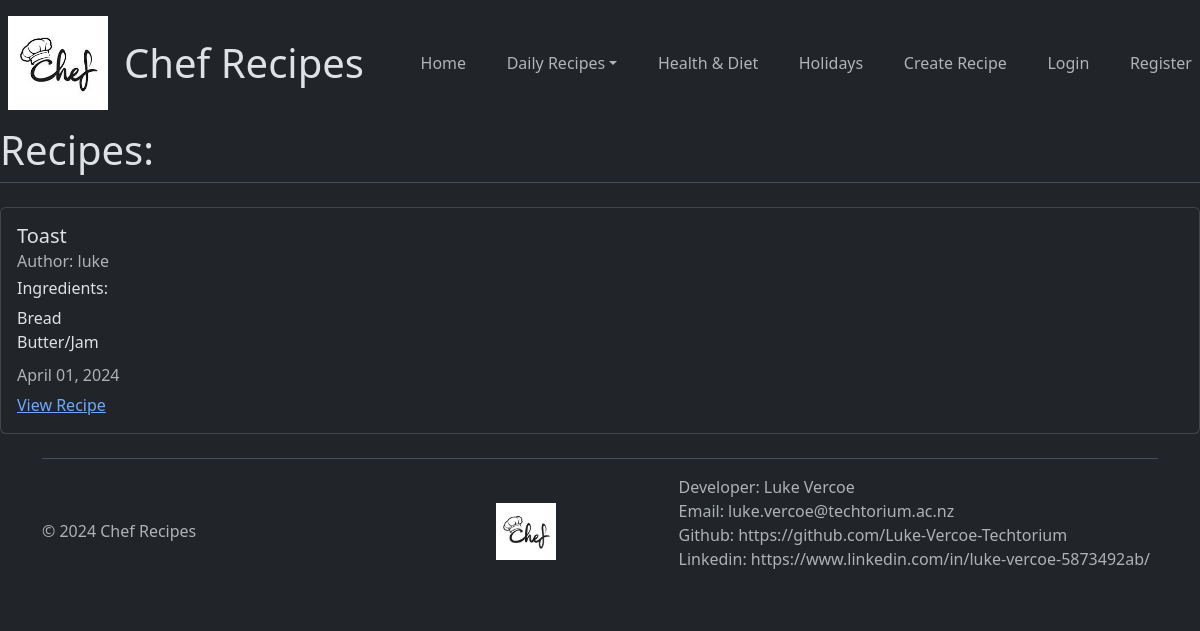
/breakfast, run on an earlier commit of the app's database.
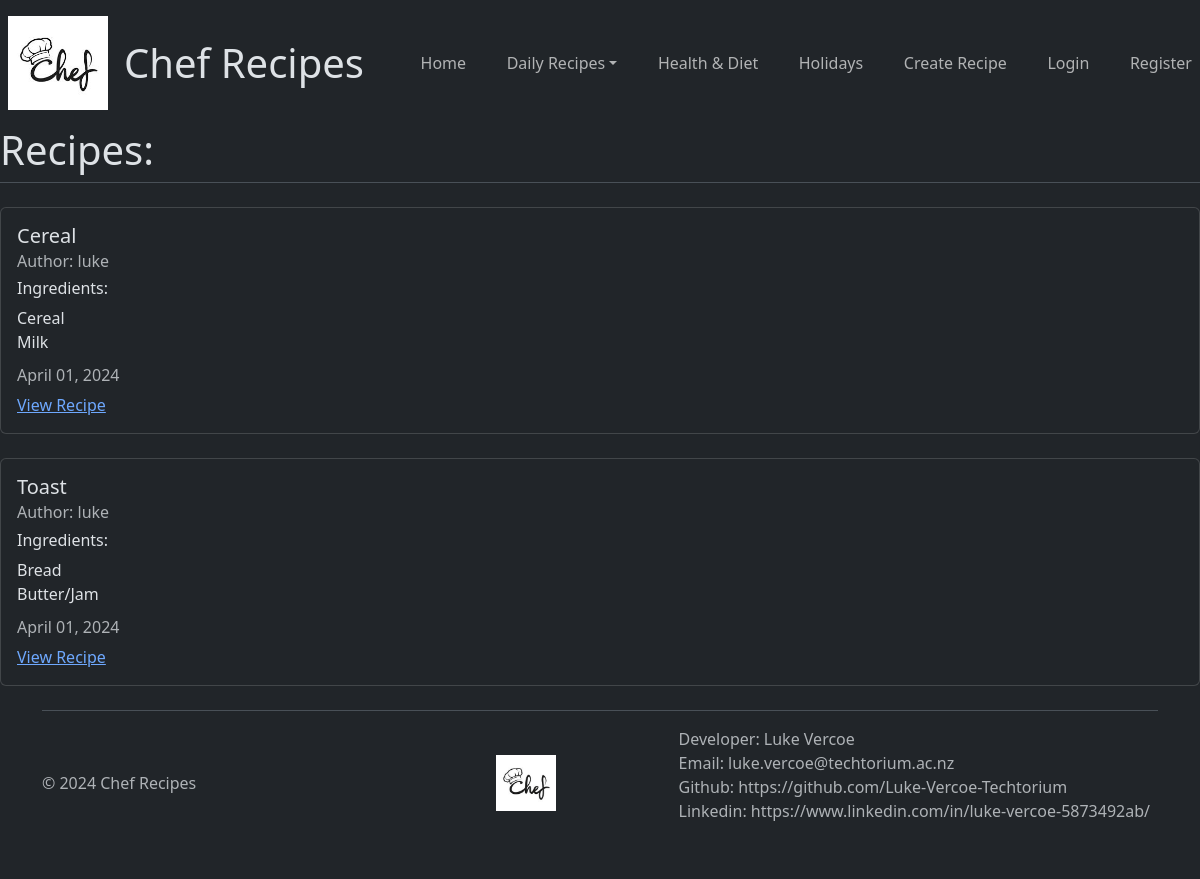
And on a later commit of the database.
### recipes/models.py (models this page shows, shortened)
class recipe(models.Model):
    class Meta:
        ordering = ('-updated_at',)
    title = models.CharField(max_length=100)
    ingredients = models.TextField()
    description = models.TextField()
    category = models.CharField(max_length=100, choices=(
        ("NONE", "None"),
        ("HEALTH_DIET", "Health & Diet"),
        ("HOLIDAYS", "Holidays"),
    ))
    meal_time = models.CharField(max_length=100, choices=(
        ("BREAKFAST", "Breakfast"),
        ("LUNCH", "Lunch"),
        ("DINNER", "Dinner"),
        ("DESSERT", "Dessert"),
    ))
    author = models.ForeignKey(User, on_delete=models.CASCADE)
    created_at = models.DateTimeField(auto_now_add=True)
    updated_at = models.DateTimeField(auto_now=True)

### recipes/views.py (the view)
# urls.py: path("breakfast", views.recipeBreakfastView.as_view(), name="recipes-breakfast"),
class recipeBreakfastView(ListView):
    model = models.recipe
    template_name ="recipes/breakfast.html"
    context_object_name = "recipes"

### recipes/templates/recipes/breakfast.html (shortened to what this page needs)
{% extends "recipes/base.html" %}
{% block content %}
<h1>Recipes:</h1>
<div class="border-top">
    {% for recipe in recipes %}
    {% if recipe.meal_time == "BREAKFAST" %}
    {% include "recipes/recipe_display.html" %}
    {% endif %}
    {% endfor %}
</div>
{% endblock content %}

### recipes/templates/recipes/recipe_display.html (shortened to what this page needs)
<div class="card my-4">
    <div class="card-body">
        <h5 class="card-title">{{ recipe.title }}</h5>
        <h6 class="card-subtitle mb-2 text-muted">Author: {{ recipe.author }}</h6>
        <h6 class="card-title">Ingredients:</h6>
        <p class="card-text">
            {{ recipe.ingredients|linebreaksbr }}
        <h6 class="card-subtitle mb-2 text-muted">{{ recipe.updated_at|date:"F d, Y" }}</h6>
        <a href="{% url 'recipes-detail' recipe.pk %}" class="card-link">View Recipe</a>
    </div>
</div>

What changed in the data, as far as the page shows it:
added recipe: title "Cereal", author "luke", ingredients "Cereal Milk", updated_at "April 01, 2024"
